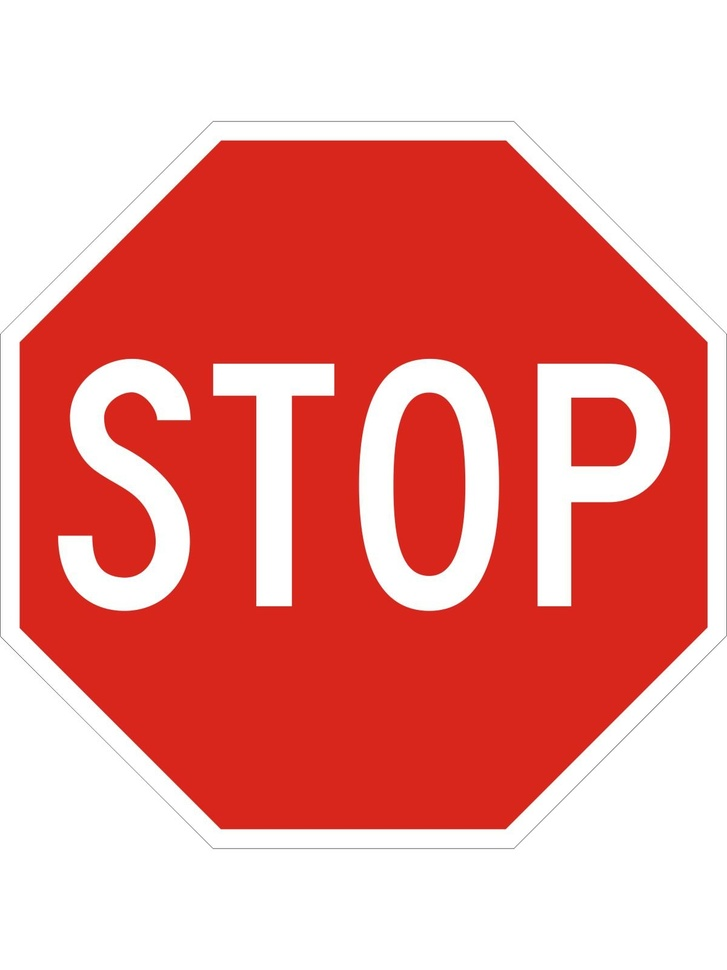
#> input picture STOP_SIGN-1.jpg, 727 x 970 px, shrunk from 1200 x 1600 before the run, found by its file name
$ python delete_background.py
#> lines starting #> are read from the running program, lines starting #| are printed output that depends on the picture; after the words box and inside, x2 and y2 are one past the last pixel; in counts of white or black regions, pixels touching at a corner belong together
import numpy as np
import matplotlib as plt
import cv2
import os
import math
from PIL import Image, ImageOps
import glob

def create_alpha(img, alpha_channel):
    """Returns an alpha channel that matches the white background.\n
    Based on Alexandros Stergiou's find_borders() function."""

    # Read and decode the image contents for pixel access
    pix = img.load()

    # Note PIL indexes [x,y] while OpenCV indexes [y,x]
    # alpha_channel must be indexed [y,x] to merge with OpenCV channels later

    min = 200
    width, height = img.size
    # Loop through each row of the image
    for y in range(0, height):
        # First loop left to right
        for x in range(0, width, 1):
            # Retrieve a tuple with RGB values for this pixel
            rgb = pix[x,y]
            # Make transparent if the pixel is white (or light enough)
            if rgb[0] >= min and rgb[1] >= min and rgb[2] >= min:
                alpha_channel[y,x] = 0
            # If pixel is not white then we've hit the sign so break out of loop
            else:
                break

        # Then loop backwards, right to left
        for x in range(width-1, -1, -1):
            rgb = pix[x,y]
            if rgb[0] >= min and rgb[1] >= min and rgb[2] >= min:
                alpha_channel[y,x] = 0
            else:
                break

    return alpha_channel


def delete_background(image_path, save_path):
    """Deletes the white background from the original sign.\n
    Based on Alexandros Stergiou's manipulate_images() function."""
#> called with image_path = './image stuffz/STOP_SIGN-1.jpg', save_path = './image stuffz/clean_image.jpg'
    # Open the image using PIL (don't read contents yet)
    img = Image.open(image_path)
#> img is the input picture: PIL image 727x970 RGB; mean R, G, B 235.8, 152.6, 147.9
    img = img.convert('RGB')  # TODO: Does this have any effect??

    # Open the image again using OpenCV and split into its channels
    image = cv2.imread(image_path, cv2.IMREAD_UNCHANGED)
    channels = cv2.split(image)

    # Create a fully opaque alpha channel, same dimensions and dtype as the image
    # create_alpha() modifies it to make the white background transparent
    alpha_channel = np.ones(channels[0].shape, dtype=channels[0].dtype) * 255
    alpha_channel = create_alpha(img, alpha_channel)
#> after the loop in create_alpha, `for y in range(0, height):`:
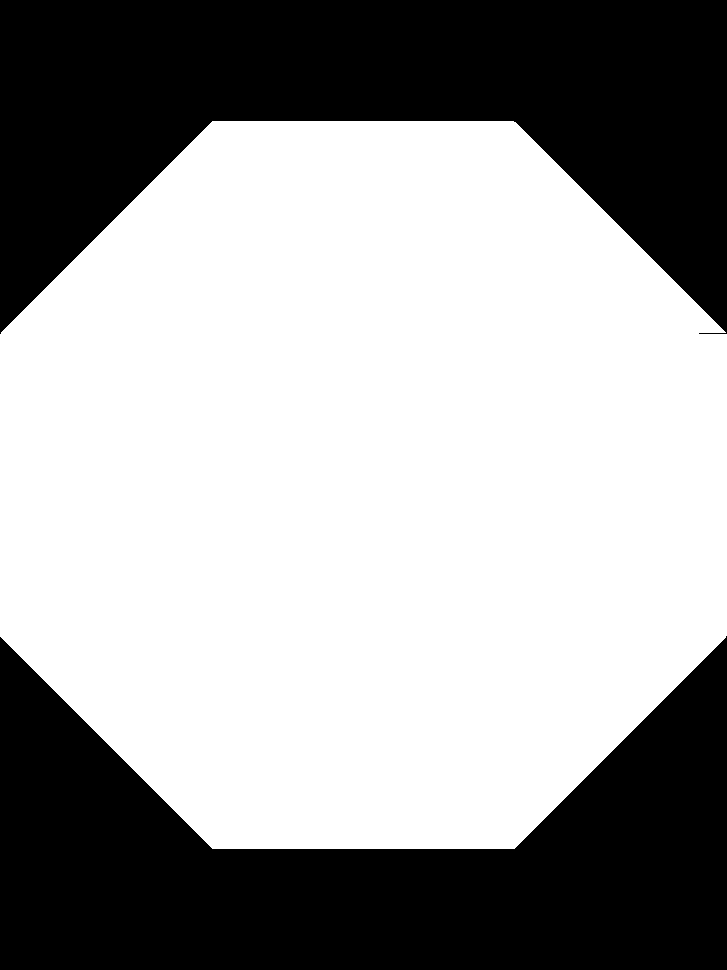
#> alpha_channel: shape (970, 727); 62.2% white; 2 black regions, box (x1, y1, x2, y2) and area: (0, 0, 727, 334) 133153, (0, 636, 727, 970) 133124

    # Merge alpha channel into original image
    image_RGBA = cv2.merge((channels[0], channels[1], channels[2], alpha_channel))

    # Mask the image so that deleted, invisible background pixels are black instead of white
    # This is crucial to accurate damage values, as damage functions also use this masking function and will turn those
    # pixels black anyway, artificially inflating all damage values when using the structural similarity measure
    image_RGBA = cv2.bitwise_and(image_RGBA, image_RGBA, mask=alpha_channel)
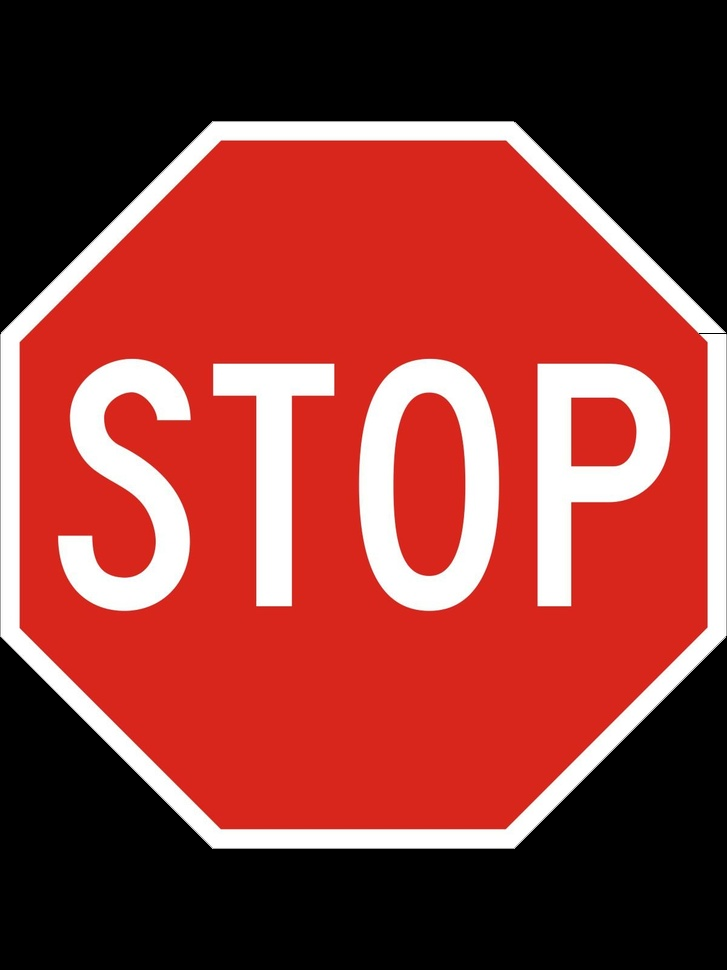
#> image_RGBA: shape (970, 727, 4); mean B, G, R, A 51.7, 56.4, 139.5, 158.7

    cv2.imwrite(save_path, image_RGBA)
    img.close()


delete_background("./image stuffz/STOP_SIGN-1.jpg","./image stuffz/clean_image.jpg")


# # root_dir needs a trailing slash (i.e. /root/dir/)
# for filename in glob.iglob('/./' + '**/*.txt', recursive=True):
#     delete_background(filename,filename + ")

$ run again, with apple.jpg copied over STOP_SIGN-1.jpg
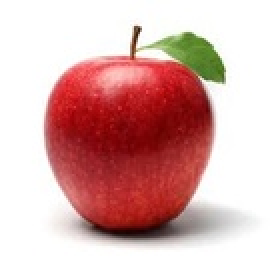
#> input picture apple.jpg, 136 x 136 px, shrunk from 225 x 225 before the run, found by its file name (shown 2 times larger)
#> in delete_background, img is the input picture: PIL image 136x136 RGB; mean R, G, B 218, 177.1, 174.8
#> after the loop in create_alpha, `for y in range(0, height):`:
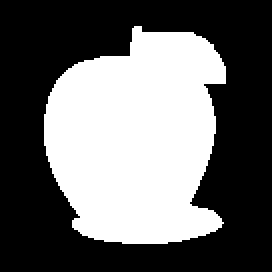
#> alpha_channel: shape (136, 136) (shown 2 times larger); 40.9% white; 1 white region, box (x1, y1, x2, y2) and area: (22, 13, 113, 122) 7563
#> in delete_background, `image_RGBA = cv2.bitwise_and(image_RGBA, image_RGBA, mask=alpha_channel)`:
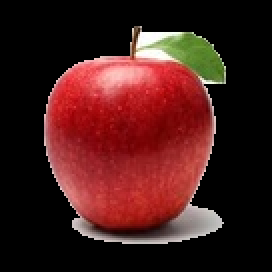
#> image_RGBA: shape (136, 136, 4) (shown 2 times larger); mean B, G, R, A 25.9, 27.9, 68.4, 104.3
